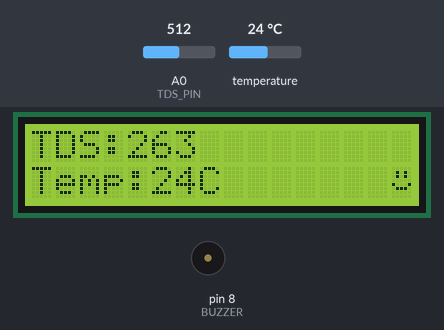
The sketch below on a simulated Arduino Uno, built with avr-gcc and run on an emulated ATmega328P. Parts: 16×2 character LCD, buzzer (waves = sounding). Inputs (shaded band) come from the test bench; at power-on: temperature 24 °C, A0 (TDS_PIN) = 512.

Above: at 3.2 s.
3.3 s: temperature set to 12 °C
At 4.3 s:
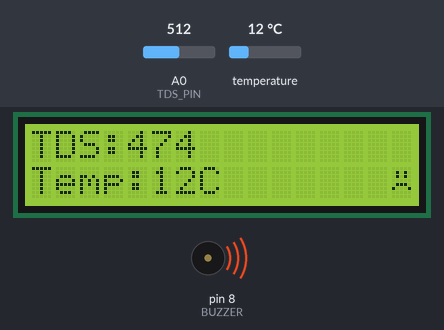
7.0 s: A0 (TDS_PIN) set to 490
At 8.4 s:
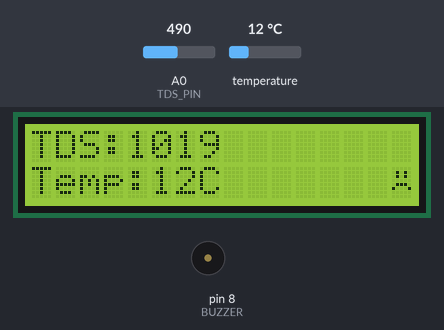
10.1 s: temperature set to 19 °C
At 10.6 s:
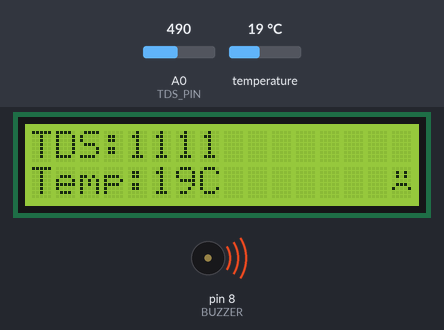
12.5 s: A0 (TDS_PIN) set to 510
At 13.3 s:
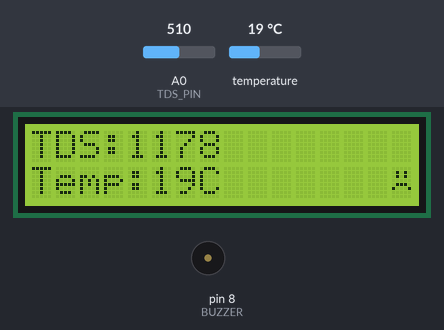
15.0 s: temperature set to 28 °C
At 15.8 s:
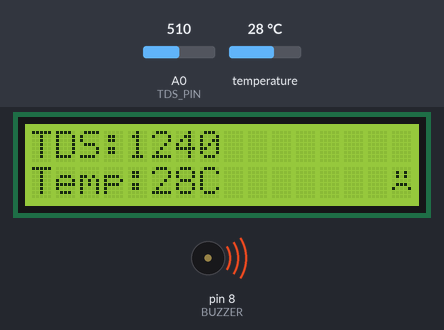
17.5 s: A0 (TDS_PIN) set to 306
At 18.3 s:
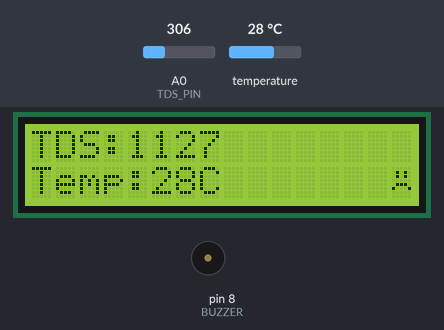
Timing chart, 0 to 20.9 s (numbered marks = the images above; inputs shaded):
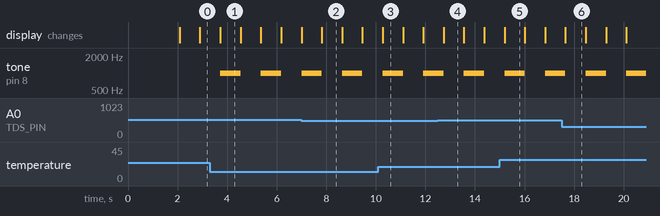

The sketch:

Water_Quality_Monitoring.ino
```cpp
#include <LiquidCrystal.h>
#include <OneWire.h>
#include <DallasTemperature.h>

#define TDS_PIN A0
#define ONE_WIRE_BUS 2
#define BUZZER 8

LiquidCrystal lcd(12, 11, 5, 4, 3, 6);

OneWire oneWire(ONE_WIRE_BUS);
DallasTemperature sensors(&oneWire);

// Smiley faces
byte happy[8] = {
  B00000,
  B01010,
  B01010,
  B00000,
  B10001,
  B01110,
  B00000,
  B00000
};

byte sad[8] = {
  B00000,
  B01010,
  B01010,
  B00000,
  B01110,
  B10001,
  B00000,
  B00000
};

// buzzer control
unsigned long previousMillis = 0;
bool buzzerState = false;
const int beepInterval = 200;

// smoothing
float stableTDS = 0;

int readTDS() {
  long sum = 0;
  for (int i = 0; i < 10; i++) {
    sum += analogRead(TDS_PIN);
    delay(5);
  }
  return sum / 10;
}

void setup() {
  pinMode(BUZZER, OUTPUT);

  lcd.begin(16, 2);
  sensors.begin();

  lcd.createChar(0, happy);
  lcd.createChar(1, sad);

  lcd.setCursor(0, 0);
  lcd.print("Water Quality");
  lcd.setCursor(0, 1);
  lcd.print("Initializing");

  delay(2000);
  lcd.clear();
}

void loop() {

  // Temperature
  sensors.requestTemperatures();
  float temp = sensors.getTempCByIndex(0);

  // TDS
  int raw = readTDS();

  float voltage = raw * (5.0 / 1023.0);

  int newTDS = (133.42 * voltage * voltage * voltage
               - 255.86 * voltage * voltage
               + 857.39 * voltage) * 0.5;

  stableTDS = (stableTDS * 0.8) + (newTDS * 0.2);
  int tds = stableTDS;

  // alert condition
  bool alert = (tds < 50 || tds > 500 || temp < 15 || temp > 35);

  // LCD DISPLAY (FIXED)
  lcd.setCursor(0, 0);
  lcd.print("TDS:");
  lcd.print(tds);
  lcd.print("      ");

  lcd.setCursor(0, 1);
  lcd.print("Temp:");
  lcd.print(temp, 0);
  lcd.print("C ");

  // SMILEY (FIXED POSITION)
  lcd.setCursor(15, 1);

  if (alert) {
    lcd.write(byte(1));  // sad

    unsigned long currentMillis = millis();

    if (currentMillis - previousMillis >= beepInterval) {
      previousMillis = currentMillis;

      buzzerState = !buzzerState;

      if (buzzerState) tone(BUZZER, 1000);
      else noTone(BUZZER);
    }

  } else {
    lcd.write(byte(0));  // happy
    noTone(BUZZER);
    buzzerState = false;
  }
}
```

Measured:
- by itself, tone on pin 8 (BUZZER): alternates 1000 Hz for 0.82 s and silent for 0.82 s
- what the display in image 1 shows lasts 0.8 s, from 3.7 s to 4.5 s
